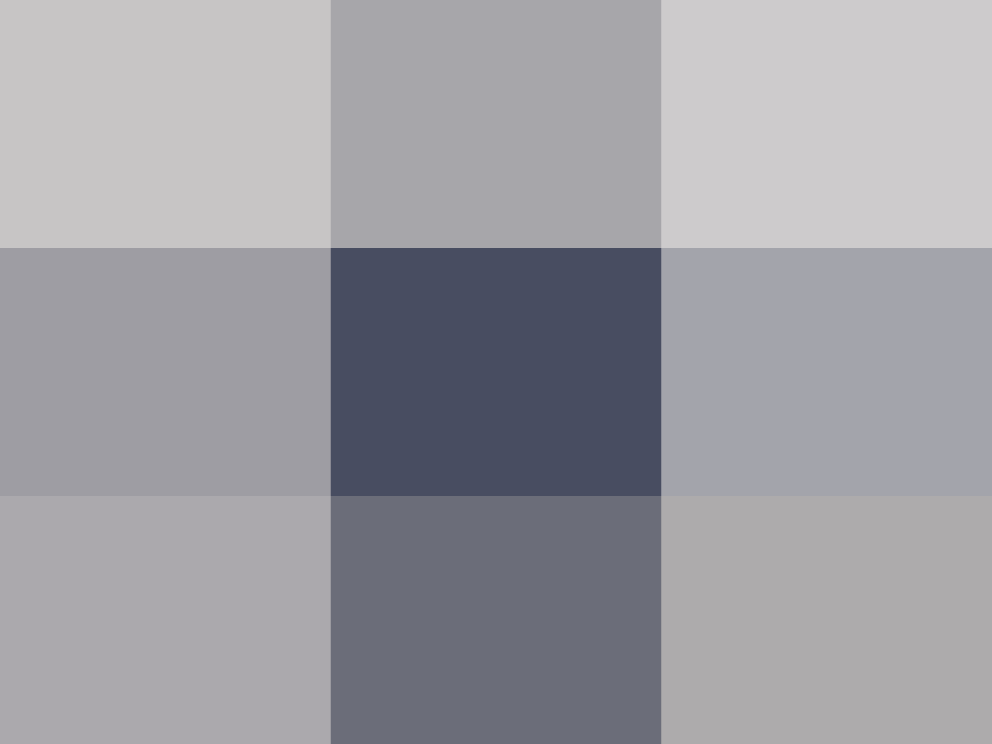
#> input picture dash/sample_code/python/application/Chapter_8/br549_pixelated/pixelated_br549_01.png, 3968 x 2976 px (shown at 1/4 size); its folder holds 4 pictures in this run
$ python practice_length_of_day.py
#> lines starting #> are read from the running program, lines starting #| are printed output that depends on the picture
"""Read-in images, calculate mean intensity, plot relative intensity vs time."""
import os
from statistics import mean

import cv2 as cv
import matplotlib.pyplot as plt
import numpy as np
from scipy import signal  # See Chap. 1 to install scipy.

# Switch to the folder containing images.
os.chdir('br549_pixelated')
images = sorted(os.listdir())
intensity_samples = []

# Convert images to grayscale and make a list of mean intensity values.
for image in images:
    img = cv.imread(image, cv.IMREAD_GRAYSCALE)
#> img: shape (2976, 3968); min 77, max 203, mean 157.1
    intensity = img.mean()
#> intensity = 157.1
    intensity_samples.append(intensity)
#> pass 2 of the loop `for image in images:`:
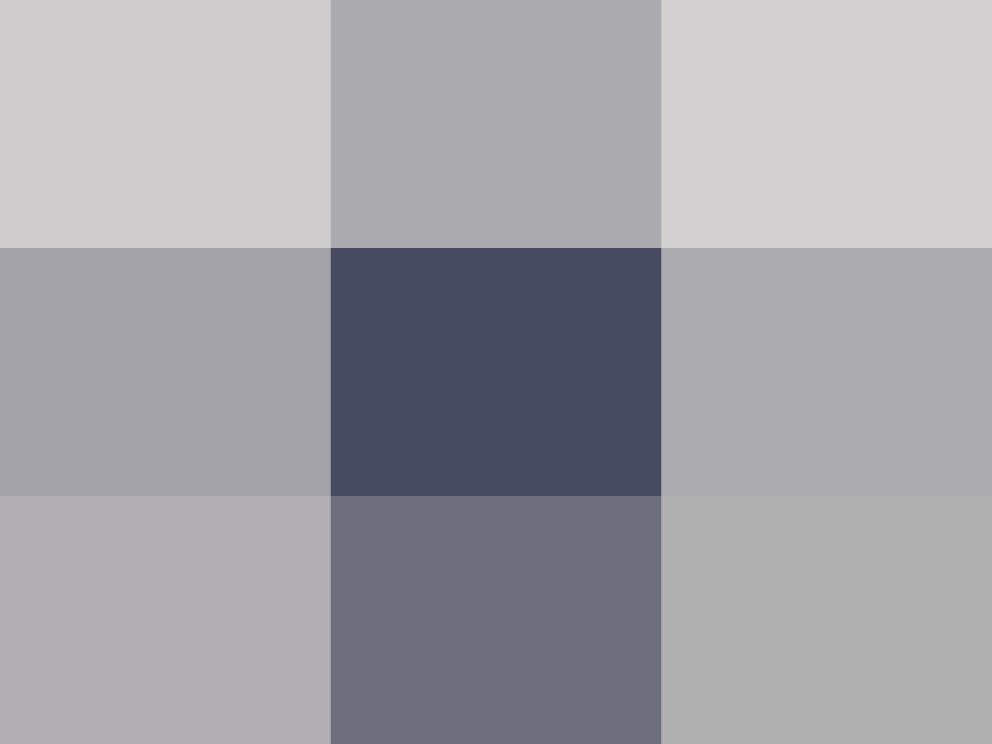
#> input picture dash/sample_code/python/application/Chapter_8/br549_pixelated/pixelated_br549_02.png, 3968 x 2976 px (shown at 1/4 size)
#> `img = cv.imread(image, cv.IMREAD_GRAYSCALE)`:
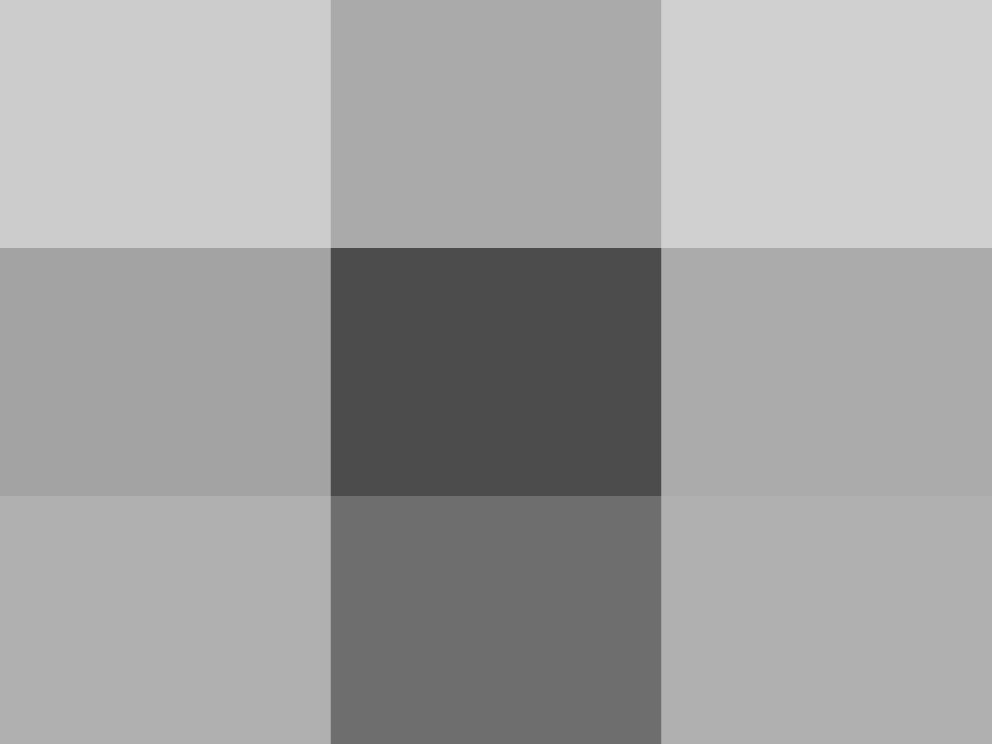
#> img: shape (2976, 3968) (shown at 1/4 size); min 76, max 208, mean 161.6
#> intensity = 161.6
#> pass 3 of the loop `for image in images:`:
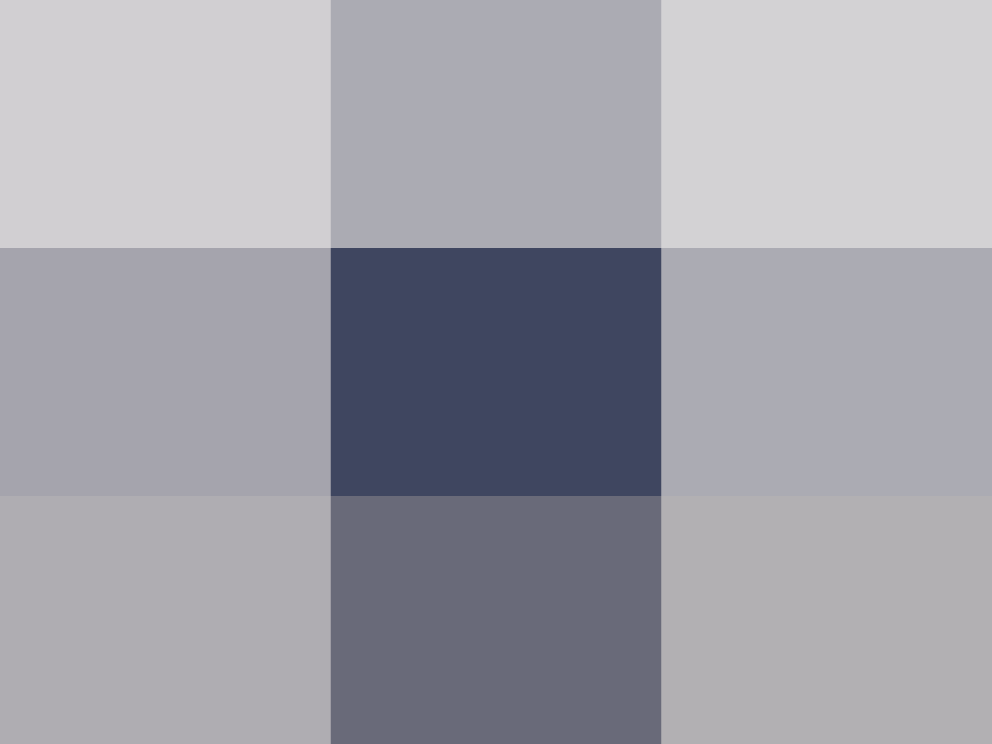
#> input picture dash/sample_code/python/application/Chapter_8/br549_pixelated/pixelated_br549_03.png, 3968 x 2976 px (shown at 1/4 size)
#> `img = cv.imread(image, cv.IMREAD_GRAYSCALE)`:
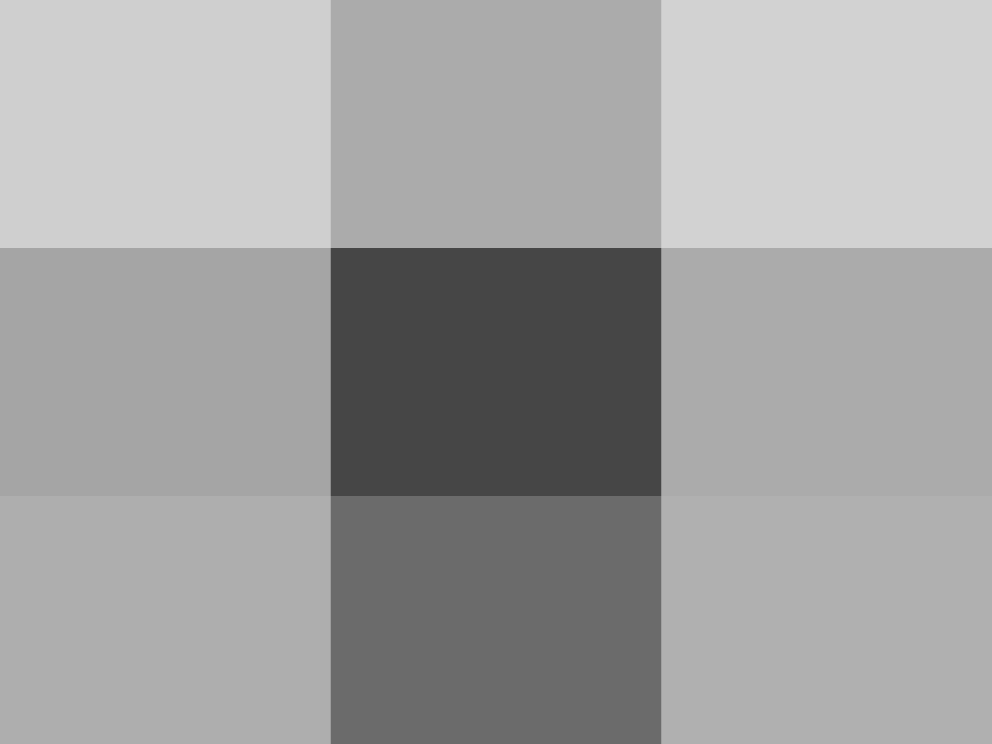
#> img: shape (2976, 3968) (shown at 1/4 size); min 70, max 210, mean 161.2
#> intensity = 161.2
#> the loop made 4 passes; the first 3 are shown

# Generate a list of relative intensity values.
rel_intensity = intensity_samples[:]
max_intensity = max(rel_intensity)
for i, j in enumerate(rel_intensity):
    rel_intensity[i] = j / max_intensity

# Plot relative intensity values vs frame number (time proxy).
plt.plot(rel_intensity, color='red', marker='o', linestyle='solid',
         linewidth=2, markersize=0, label='Relative Intensity')
plt.legend(loc='upper center')
plt.title('Exoplanet BR549 Relative Intensity vs. Time')
plt.ylim(0.8, 1.1)
plt.xticks(np.arange(0, 50, 5))
plt.grid()
print("\nManually close plot window after examining to continue program.")
plt.show()
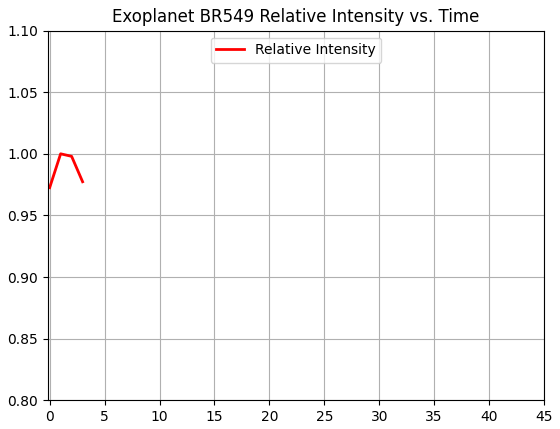
#> figure drawn by matplotlib, 1 panel

# Find period / length of day.
# Estimate peak height and separation (distance) limits from plot.
# height and distance parameters represent >= limits.
peaks = signal.find_peaks(rel_intensity, height=0.95, distance=5)
print(f"peaks = {peaks}")
#> (the run stopped early here; a loop or call above may not have finished)
